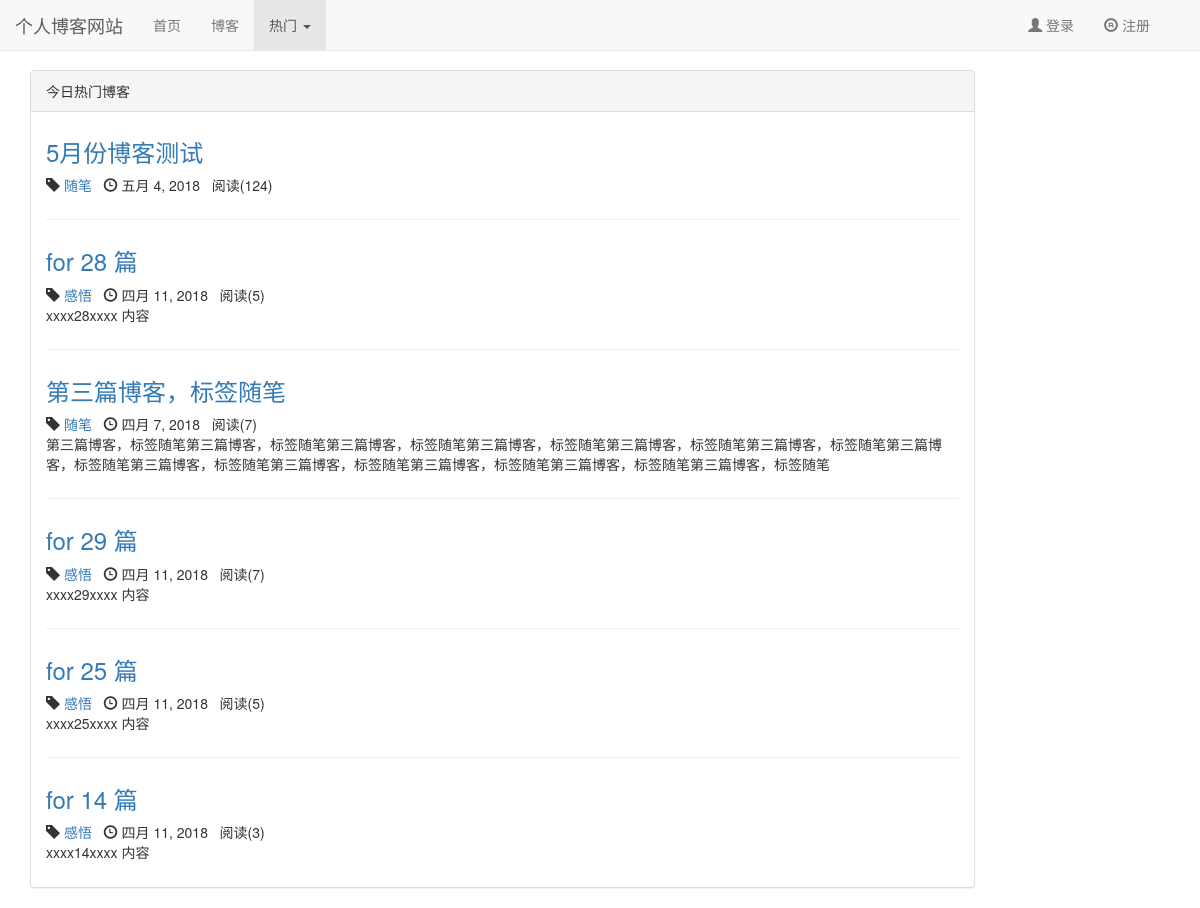
Page /blog/hot/0 on the earlier database version.
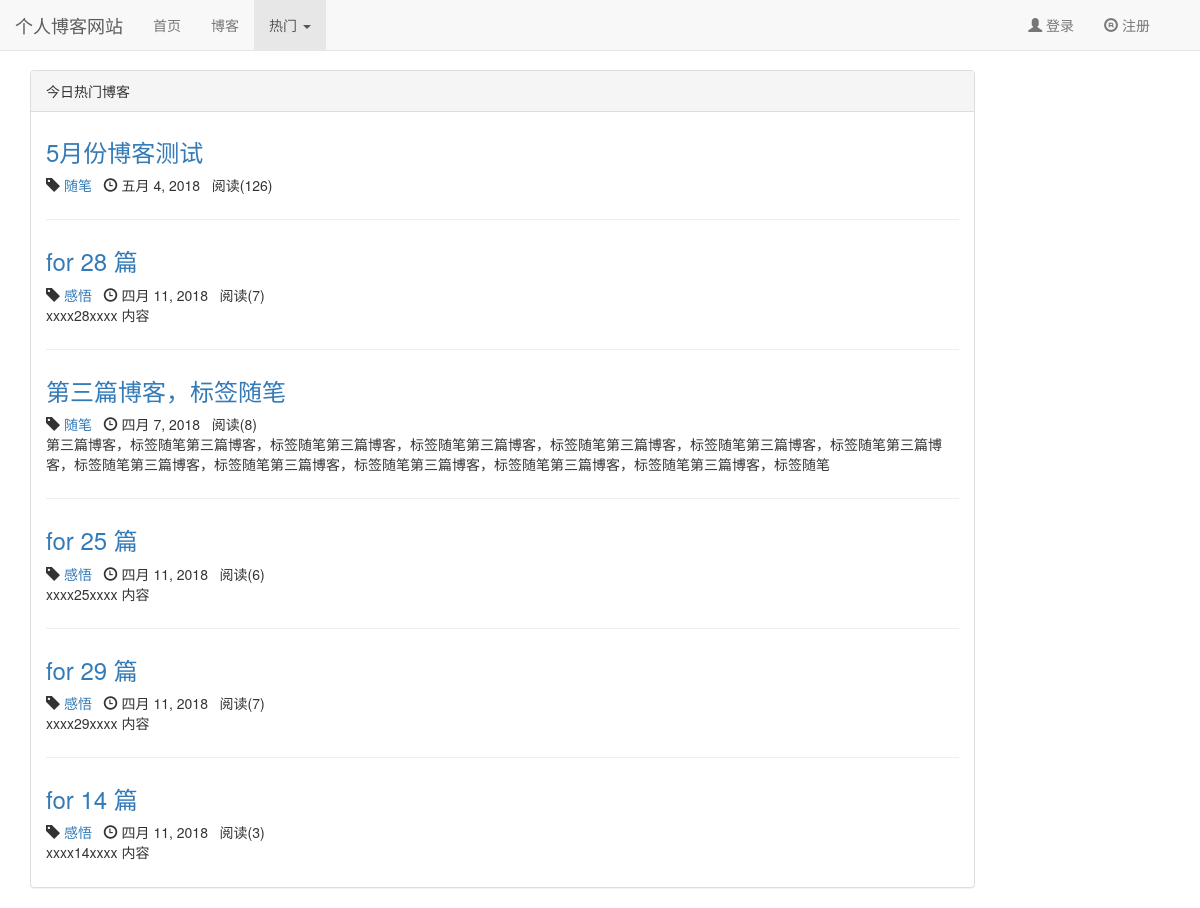
Same page on the later database version.
### apps/blog/models.py (models this page shows, shortened)
class Blog(models.Model, ReadNumExpandMethod):
	title = models.CharField(max_length=50)
	content = RichTextUploadingField()
	author = models.ForeignKey(User, on_delete=models.DO_NOTHING)
	blog_type = models.ForeignKey(BlogType, on_delete=models.DO_NOTHING)
	created_time = models.DateTimeField(auto_now_add=True)
	last_update_time = models.DateTimeField(auto_now=True)
	read_details = GenericRelation(ReadDetail)
	def __str__(self):
		return '<Blog:%s>' % self.title
	class Meta:
		ordering = ['-created_time']

class BlogType(models.Model):
	type_name = models.CharField(max_length=50)

### apps/read_statistics/models.py (models this page shows)
class ReadNum(models.Model):
	read_num = models.IntegerField(default=0)
	content_type = models.ForeignKey(ContentType, on_delete=models.DO_NOTHING)
	object_id = models.PositiveIntegerField()
	content_object = GenericForeignKey('content_type', 'object_id')

### apps/blog/views.py (the view)
# urls.py: path('hot/<int:type>', views.blogs_hot, name='blog_hot'),
def blogs_hot(request, type):
	blog_content_type = ContentType.objects.get_for_model(Blog)
	context = get_datas_from_cache(blog_content_type, type)
	print('-' * 80)
	for data in context['hot_datas']:
		print(data)
	print('-' * 80)
	return render(request, 'blog/blog_hot.html', context=context)

### apps/blog/views.py (called while the page is built, shortened)
def get_datas_from_cache(blog_content_type, type):
	context = dict()
	hot_datas = None
	hot_type = None
	if type == 0:
		today_hot_data = cache.get('today_hot_data')
		if not today_hot_data:
			today_hot_data = get_today_hot_data(blog_content_type)
			cache.set('today_hot_data', today_hot_data, settings.CACHE_TIME_TODAY)
		hot_datas = [Blog.objects.get(pk=read_detail.object_id) for read_detail in today_hot_data]
		hot_type = '今日热门博客'
	context['hot_datas'] = hot_datas
	context['hot_type'] = hot_type
	return context

### apps/read_statistics/models.py (called while the page is built)
	def get_read_num(self):
		try:
			ct = ContentType.objects.get_for_model(self)
			readnum = ReadNum.objects.get(content_type=ct, object_id=self.pk)
			return readnum.read_num
		except exceptions.ObjectDoesNotExist:
			return 0

### apps/read_statistics/utils.py (called while the page is built)
def get_today_hot_data(content_type):
	today = timezone.now().date()
	read_details = ReadDetail.objects.filter(content_type=content_type, date=today).order_by('-read_num')
	return read_details[:10]

### templates/blog/blog_hot.html (shortened to what this page needs)
{% extends 'base.html' %}
{% load staticfiles %}
{% load static %}
{% block header_extends %}
    <link rel="stylesheet" href="{% static 'css/blog/blog.css' %}">
{% endblock header_extends %}
{% block nav_hot_active %}
    active
{% endblock nav_hot_active %}
{% block content %}
    <div class="container">
        <div class="row">
            <div class="col-xs-12 col-sm-10 col-md-10 col-lg-10">
                <div class="panel panel-default">
                    <div class="panel-heading">
                        {{ hot_type }}
                    </div>
                    <div class="panel-body">
                        {% for blog in hot_datas %}
                            <div class="blog">
                                <a href="{% url 'blog_detail' blog.pk %}">
                                    <h3>{{ blog.title }}</h3>
                                </a>
                                <p class="blog-info">
                                    <span class="glyphicon glyphicon-tag"></span> <a
                                        href="{% url 'blogs_with_type' blog.blog_type.pk %}">{{ blog.blog_type.type_name }}</a>&nbsp;&nbsp;
                                    <span class="glyphicon glyphicon-time"></span> {{ blog.created_time|date }}&nbsp;&nbsp;
                                    阅读({{ blog.get_read_num }})
                                </p>
                                <p>{{ blog.content|safe|striptags|truncatechars:120 }}</p>
                            </div>
                        {% empty %}
                            <div class="blog">
                                <h3>--暂无博客，敬请期待--</h3>
                            </div>
                        {% endfor %}
                    </div>
                </div>
            </div>
        </div>
    </div>
{% endblock content %}

### templates/base.html (shortened to what this page needs)
{% load staticfiles %}
<!DOCTYPE html>
<html lang="zh-CN">
<head>
    <link rel="stylesheet" href="{% static 'css/base.css' %}">
    <link rel="stylesheet" href="{% static 'bootstrap/css/bootstrap.min.css' %}">
    {% block header_extends %}
    {% endblock %}
</head>
<body>
<div class="navbar navbar-default navbar-fixed-top" role="navigation">
    <div class="container-fluid">
        <div class="navbar-header">
            <a class="navbar-brand" href="{% url 'home' %}">
                个人博客网站
            </a>
        </div>
        <div id="navbar-collapse" class="collapse navbar-collapse">
            <ul class="nav navbar-nav">
                <li class="{% block nav_home_active %}{% endblock %}"><a href="{% url 'home' %}">首页</a></li>
                <li class="{% block nav_blog_active %}{% endblock %}"><a href="{% url 'blog_list' %}">博客</a></li>
                <li class="dropdown;{% block nav_hot_active %}{% endblock %}">
                    <a class="dropdown-toggle" data-toggle="dropdown" href="#">
                        热门 <span class="caret"></span>
                    </a>
            </ul>
            <ul class="nav navbar-nav navbar-right" style="margin-right: 20px">
                {% if not user.is_authenticated %}
                    <li><a href="{% url 'login' %}"><span class="glyphicon glyphicon-user"></span> 登录</a></li>
                    <li><a href="{% url 'register' %}"><span class="glyphicon glyphicon-registration-mark"></span>
                        注册</a></li>
                {% else %}
                    <li><a href="{% url 'logout' %}"><span class="glyphicon glyphicon-log-out"></span>
                        <b>{{ user.username }}</b></a>
                    </li>
                {% endif %}
            </ul>
        </div>
    </div>
</div>
{% block content %}{% endblock content %}
</body>
</html>

### static/css/base.css (style rules this page uses)
* { margin: 0; padding: 0; }
body { margin-top: 70px !important; }
ul { list-style-type: none !important; }

### static/css/blog/blog.css (style rules this page uses)
div.blog:not(:last-child) { margin-bottom: 2em; padding-bottom: 1em; border-bottom: 1px solid #eee; }
div.blog h3 { margin-top: 0.5em; }
div.blog p.blog-info { margin-bottom: 0; }

Differences in the rows shown:
changed through a linked row, Blog "5月份博客测试": get_read_num "124" → "126"
changed through a linked row, Blog "for 28 篇": get_read_num "5" → "7"
changed through a linked row, Blog "第三篇博客，标签随笔": get_read_num "7" → "8"
changed through a linked row, Blog "for 25 篇": get_read_num "5" → "6"; moves up the list
